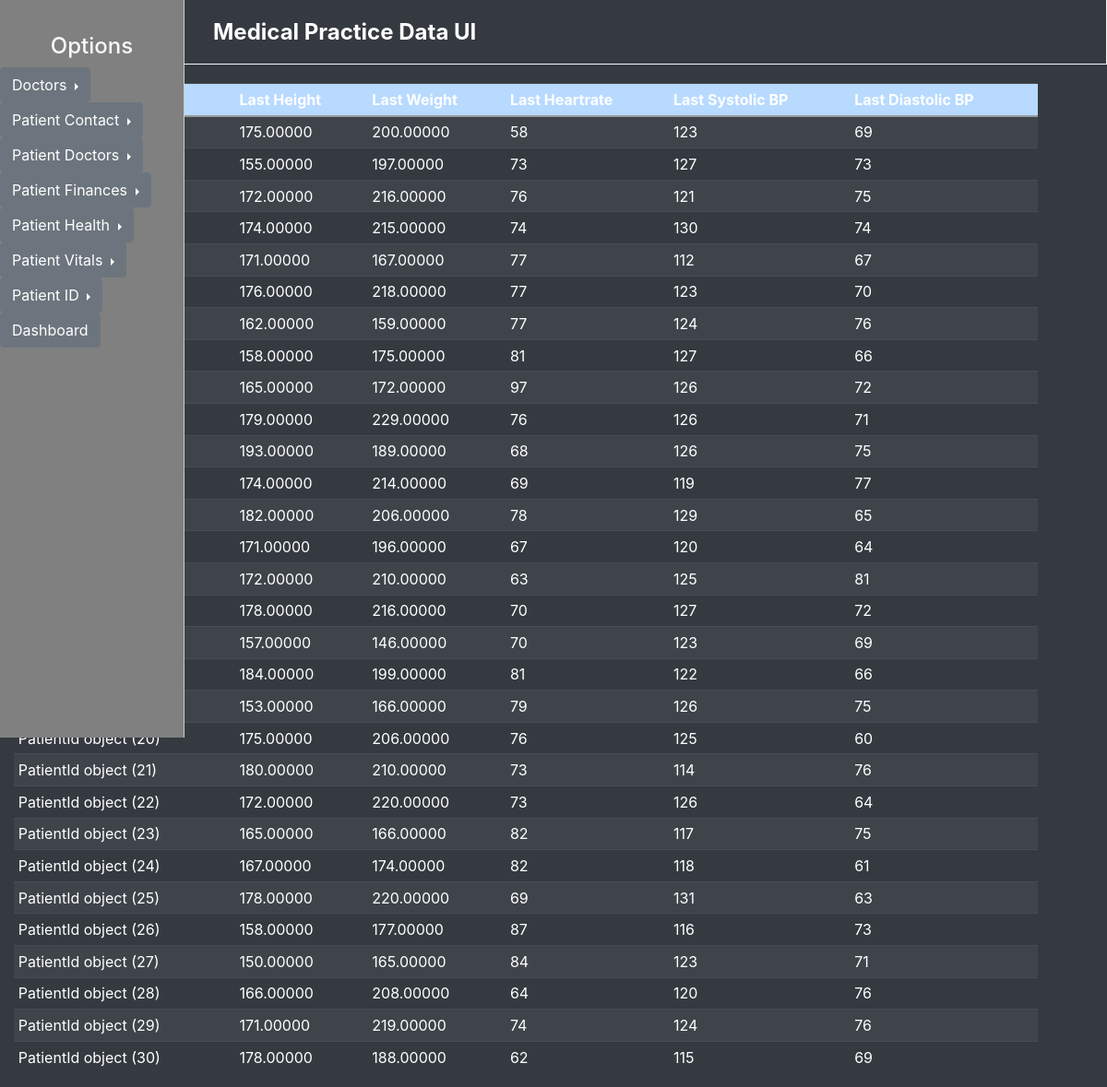
Page /webapp/patient-vitals/ on the committed database.
### medical_practice/web_app/models.py (models this page shows)
class PatientVitals(models.Model):
    patient = models.OneToOneField(PatientId, models.DO_NOTHING, db_column='Patient_ID', primary_key=True, blank=False, null=False)  # Field name made lowercase.
    last_height = models.DecimalField(db_column='Last_height', max_digits=10, decimal_places=5, blank=False, null=True)  # Field name made lowercase. max_digits and decimal_places have been guessed, as this database handles decimal fields as float
    last_weight = models.DecimalField(db_column='Last_weight', max_digits=10, decimal_places=5, blank=False, null=True)  # Field name made lowercase. max_digits and decimal_places have been guessed, as this database handles decimal fields as float
    last_heartrate = models.IntegerField(db_column='Last_heartrate', blank=False, null=True)  # Field name made lowercase.
    last_systolic_bp = models.IntegerField(db_column='Last_systolic_BP', blank=False, null=True)  # Field name made lowercase.
    last_diastolic_bp = models.IntegerField(db_column='Last_diastolic_BP', blank=False, null=True)  # Field name made lowercase.
    class Meta:
        managed = False
        db_table = 'patient_vitals'

class PatientId(models.Model):
    patient_id = models.AutoField(db_column='Patient_ID', primary_key=True, blank=False, null=False)  # Field name made lowercase.
    firstname = models.CharField(db_column='Firstname', blank=False, null=True, max_length=255)  # Field name made lowercase.
    lastname = models.CharField(db_column='Lastname', blank=False, null=True, max_length=255)  # Field name made lowercase.
    dob = models.DateField(db_column='DOB', blank=False, null=True)  # Field name made lowercase.
    age = models.IntegerField(db_column='Age', blank=False, null=True, max_length=255)  # Field name made lowercase.
    biol_sex = models.CharField(db_column='Biol_sex', blank=False, null=True, max_length=255)  # Field name made lowercase.
    ethnicity = models.CharField(db_column='Ethnicity', blank=False, null=True, max_length=255)  # Field name made lowercase.
    class Meta:
        managed = False
        db_table = 'patient_id'

### medical_practice/web_app/views.py (the view)
# urls.py: path('patient-vitals/', views.pv_list_view, name='pv-list'),
def pv_list_view(request):
    context ={}
    context["dataset"] = PatientVitals.objects.all()[:30]
    return render(request, "patient_vitals_list_view.html", context)

### medical_practice/web_app/templates/patient_vitals_list_view.html (shortened to what this page needs)
{% extends 'base.html' %}
{% block content %}
<div class="d-flex justify-content-center">
    <table class="table table-sm table-striped table-dark mx-auto">
        <tr class="table-primary">
            <th>Patient ID</th>
            <th>Last Height</th>
            <th>Last Weight</th>
            <th>Last Heartrate</th>
            <th>Last Systolic BP</th>
            <th>Last Diastolic BP</th>
        </tr>
        <tbody>
            {% for data in dataset %}
            <tr>
                <td>{{ data.patient }}</td>
                <td>{{ data.last_height }}</td>
                <td>{{ data.last_weight }}</td>
                <td>{{ data.last_heartrate }}</td>
                <td>{{ data.last_systolic_bp }}</td>
                <td>{{ data.last_diastolic_bp }}</td>
            </tr>
            {% endfor %}
        </tbody>
    </table>
</div>
{% endblock %}

### rows in the picture
PatientVitals: last_height "175.00000", last_weight "200.00000", last_heartrate "58", last_systolic_bp "123", last_diastolic_bp "69"
PatientVitals: last_height "155.00000", last_weight "197.00000", last_heartrate "73", last_systolic_bp "127", last_diastolic_bp "73"
PatientVitals: last_height "172.00000", last_weight "216.00000", last_heartrate "76", last_systolic_bp "121", last_diastolic_bp "75"
PatientVitals: last_height "174.00000", last_weight "215.00000", last_heartrate "74", last_systolic_bp "130", last_diastolic_bp "74"
PatientVitals: last_height "171.00000", last_weight "167.00000", last_heartrate "77", last_systolic_bp "112", last_diastolic_bp "67"
PatientVitals: last_height "176.00000", last_weight "218.00000", last_heartrate "77", last_systolic_bp "123", last_diastolic_bp "70"
PatientVitals: last_height "162.00000", last_weight "159.00000", last_heartrate "77", last_systolic_bp "124", last_diastolic_bp "76"
PatientVitals: last_height "158.00000", last_weight "175.00000", last_heartrate "81", last_systolic_bp "127", last_diastolic_bp "66"
PatientVitals: last_height "165.00000", last_weight "172.00000", last_heartrate "97", last_systolic_bp "126", last_diastolic_bp "72"
PatientVitals: last_height "179.00000", last_weight "229.00000", last_heartrate "76", last_systolic_bp "126", last_diastolic_bp "71"
PatientVitals: last_height "193.00000", last_weight "189.00000", last_heartrate "68", last_systolic_bp "126", last_diastolic_bp "75"
PatientVitals: last_height "174.00000", last_weight "214.00000", last_heartrate "69", last_systolic_bp "119", last_diastolic_bp "77"
PatientVitals: last_height "182.00000", last_weight "206.00000", last_heartrate "78", last_systolic_bp "129", last_diastolic_bp "65"
PatientVitals: last_height "171.00000", last_weight "196.00000", last_heartrate "67", last_systolic_bp "120", last_diastolic_bp "64"
PatientVitals: last_height "172.00000", last_weight "210.00000", last_heartrate "63", last_systolic_bp "125", last_diastolic_bp "81"
PatientVitals: last_height "178.00000", last_weight "216.00000", last_heartrate "70", last_systolic_bp "127", last_diastolic_bp "72"
PatientVitals: last_height "157.00000", last_weight "146.00000", last_heartrate "70", last_systolic_bp "123", last_diastolic_bp "69"
PatientVitals: last_height "184.00000", last_weight "199.00000", last_heartrate "81", last_systolic_bp "122", last_diastolic_bp "66"
PatientVitals: last_height "153.00000", last_weight "166.00000", last_heartrate "79", last_systolic_bp "126", last_diastolic_bp "75"
PatientVitals: patient "PatientId object (20)", last_height "175.00000", last_weight "206.00000", last_heartrate "76", last_systolic_bp "125", last_diastolic_bp "60"
PatientVitals: patient "PatientId object (21)", last_height "180.00000", last_weight "210.00000", last_heartrate "73", last_systolic_bp "114", last_diastolic_bp "76"
PatientVitals: patient "PatientId object (22)", last_height "172.00000", last_weight "220.00000", last_heartrate "73", last_systolic_bp "126", last_diastolic_bp "64"
PatientVitals: patient "PatientId object (23)", last_height "165.00000", last_weight "166.00000", last_heartrate "82", last_systolic_bp "117", last_diastolic_bp "75"
PatientVitals: patient "PatientId object (24)", last_height "167.00000", last_weight "174.00000", last_heartrate "82", last_systolic_bp "118", last_diastolic_bp "61"
PatientVitals: patient "PatientId object (25)", last_height "178.00000", last_weight "220.00000", last_heartrate "69", last_systolic_bp "131", last_diastolic_bp "63"
PatientVitals: patient "PatientId object (26)", last_height "158.00000", last_weight "177.00000", last_heartrate "87", last_systolic_bp "116", last_diastolic_bp "73"
PatientVitals: patient "PatientId object (27)", last_height "150.00000", last_weight "165.00000", last_heartrate "84", last_systolic_bp "123", last_diastolic_bp "71"
PatientVitals: patient "PatientId object (28)", last_height "166.00000", last_weight "208.00000", last_heartrate "64", last_systolic_bp "120", last_diastolic_bp "76"
PatientVitals: patient "PatientId object (29)", last_height "171.00000", last_weight "219.00000", last_heartrate "74", last_systolic_bp "124", last_diastolic_bp "76"
PatientVitals: patient "PatientId object (30)", last_height "178.00000", last_weight "188.00000", last_heartrate "62", last_systolic_bp "115", last_diastolic_bp "69"
